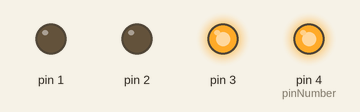
A sketch run on a simulated Arduino Uno, built with avr-gcc and run on an emulated ATmega328P. On the bench: output pins drawn as LEDs (lit = HIGH).

Above: at 0.1 s.
Timing chart, 0 to 1.6 s (numbered marks = the images above):
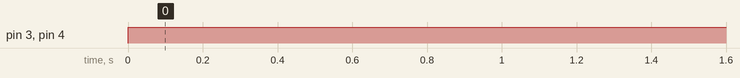

The sketch:

BInary_Converter.ino
```cpp
int pinNumber = 4;

void setup () {
    pinMode(1, OUTPUT);
    pinMode(2, OUTPUT);
    pinMode(3, OUTPUT);
    pinMode(4, OUTPUT);

}

void loop () {
    int value = 3;
    int led_array[4] = {0, 0, 0, 0};
    int array_index = 0;

    while (value > 0)
    {
        int r = value%2;
        led_array[array_index++] = r;
        value /= 2;
    }

    for (int i = 0; i < 4; i++)
    {
        digitalWrite(pinNumber--, led_array[i]);
    }
}
```

Measured:
- by itself, pin 3, pin 4 (pinNumber): LOW → HIGH at 0.00 s
